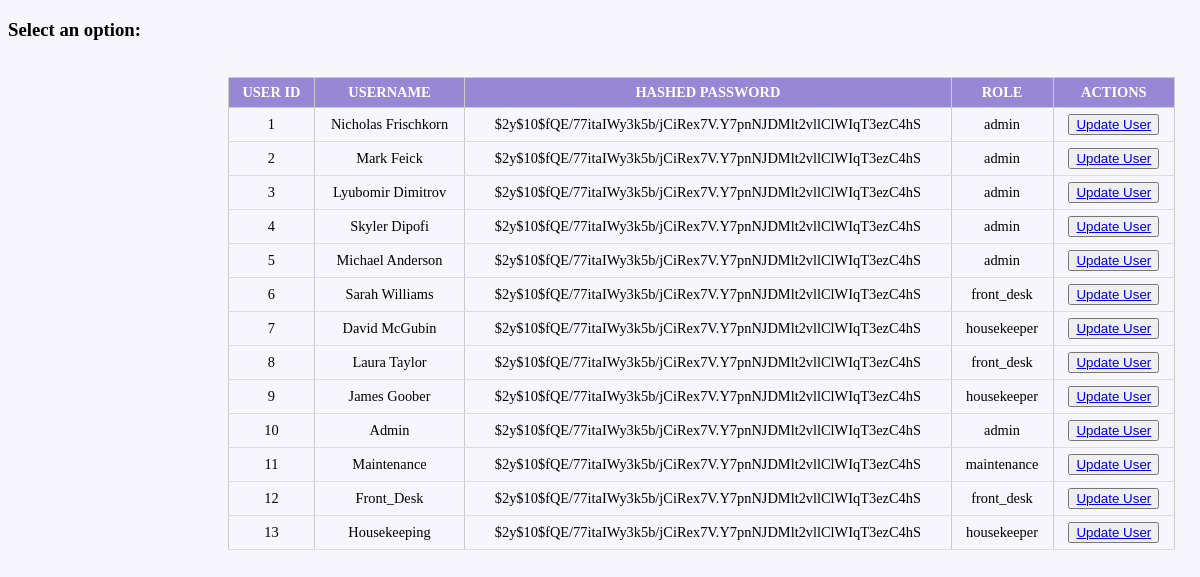
Page /Website/homepage/Homepage-Type/Admin/selectUsers.php on the committed database.
### tables this page shows
CREATE TABLE users (
    u_id INT AUTO_INCREMENT PRIMARY KEY,
    username VARCHAR(50) NOT NULL UNIQUE,
    password VARCHAR(255) NOT NULL,
    role VARCHAR(50) NOT NULL  
);

### Website/homepage/Homepage-Type/Admin/selectUsers.php (the view, shortened to what this page needs)
<?php
require_once('../../Website/inc/db_connect.php');
$queryUsers = "
SELECT
  u_id,
  username,
  password,
  role
FROM
  users
";
$statementUsers = $db->prepare($queryUsers);
$statementUsers->execute();
$items = $statementUsers->fetchAll();
?>
<!DOCTYPE HTML>
<html>
	<head>
		<link rel="stylesheet" type="text/css" href="../inc/homepage_main.css">
	</head>
	<main>
		<body>
			<div id="data">
				 <h3>Select an option: </h3>
			</div>
			<br>
			<table>
				<tr>
					<th>User ID</th>
					<th>Username</th>
					<th>Hashed Password</th>
					<th>Role</th>
					<th>Actions</th>
				</tr>
				<?php foreach ($items as $item) : ?>
				<tr>
					<td><?php echo $item['u_id']; ?></td>
					<td><?php echo $item['username']; ?></td>
					<td><?php echo $item['password']; ?></td>
					<td><?php echo $item['role']; ?></td>
					<td><button><a href="?update_id=<?php echo $item['u_id']; ?>">Update User</a></button></td>
				</tr>
				<?php endforeach; ?>
			</table>
		</body>
	</main>
</html>

### Website/inc/homepage_main.css (style rules this page uses)
body { background-size: 100%; background-repeat: no-repeat; background-position: center; background-color: #f8f6fd; }
table { width: 100%; border-collapse: collapse; background-color: transparent; }
table th, table td { padding: 6px 10px; text-align: center; font-size: 0.9rem; }
table th { background-color: #9887d5; color: white; font-weight: bold; text-transform: uppercase; font-size: 0.9rem; }
table tr:nth-child(even) { background-color: rgba(248, 246, 253, 0.5); }
table td { border-bottom: 1px solid #ddd; }

### Website/homepage/Homepage-Type/Admin/selectUsers.php (style rules this page uses)
td { padding: 10px 20px; }
table { margin-left: 220px; width: 80%; max-width: 1000px; border-collapse: collapse; }
th, td { padding: 12px; border: 1px solid #ccc; text-align: left; }

### rows in the picture
users: u_id "1", username "Nicholas Frischkorn", password "$2y$10$fQE/77itaIWy3k5b/jCiRex7V.Y7pnNJDMlt2vllClWIqT3ezC4hS", role "admin"
users: u_id "2", username "Mark Feick", password "$2y$10$fQE/77itaIWy3k5b/jCiRex7V.Y7pnNJDMlt2vllClWIqT3ezC4hS", role "admin"
users: u_id "3", username "Lyubomir Dimitrov", password "$2y$10$fQE/77itaIWy3k5b/jCiRex7V.Y7pnNJDMlt2vllClWIqT3ezC4hS", role "admin"
users: u_id "4", username "Skyler Dipofi", password "$2y$10$fQE/77itaIWy3k5b/jCiRex7V.Y7pnNJDMlt2vllClWIqT3ezC4hS", role "admin"
users: u_id "5", username "Michael Anderson", password "$2y$10$fQE/77itaIWy3k5b/jCiRex7V.Y7pnNJDMlt2vllClWIqT3ezC4hS", role "admin"
users: u_id "6", username "Sarah Williams", password "$2y$10$fQE/77itaIWy3k5b/jCiRex7V.Y7pnNJDMlt2vllClWIqT3ezC4hS", role "front_desk"
users: u_id "7", username "David McGubin", password "$2y$10$fQE/77itaIWy3k5b/jCiRex7V.Y7pnNJDMlt2vllClWIqT3ezC4hS", role "housekeeper"
users: u_id "8", username "Laura Taylor", password "$2y$10$fQE/77itaIWy3k5b/jCiRex7V.Y7pnNJDMlt2vllClWIqT3ezC4hS", role "front_desk"
users: u_id "9", username "James Goober", password "$2y$10$fQE/77itaIWy3k5b/jCiRex7V.Y7pnNJDMlt2vllClWIqT3ezC4hS", role "housekeeper"
users: u_id "10", username "Admin", password "$2y$10$fQE/77itaIWy3k5b/jCiRex7V.Y7pnNJDMlt2vllClWIqT3ezC4hS", role "admin"
users: u_id "11", username "Maintenance", password "$2y$10$fQE/77itaIWy3k5b/jCiRex7V.Y7pnNJDMlt2vllClWIqT3ezC4hS", role "maintenance"
users: u_id "12", username "Front_Desk", password "$2y$10$fQE/77itaIWy3k5b/jCiRex7V.Y7pnNJDMlt2vllClWIqT3ezC4hS", role "front_desk"
users: u_id "13", username "Housekeeping", password "$2y$10$fQE/77itaIWy3k5b/jCiRex7V.Y7pnNJDMlt2vllClWIqT3ezC4hS", role "housekeeper"
